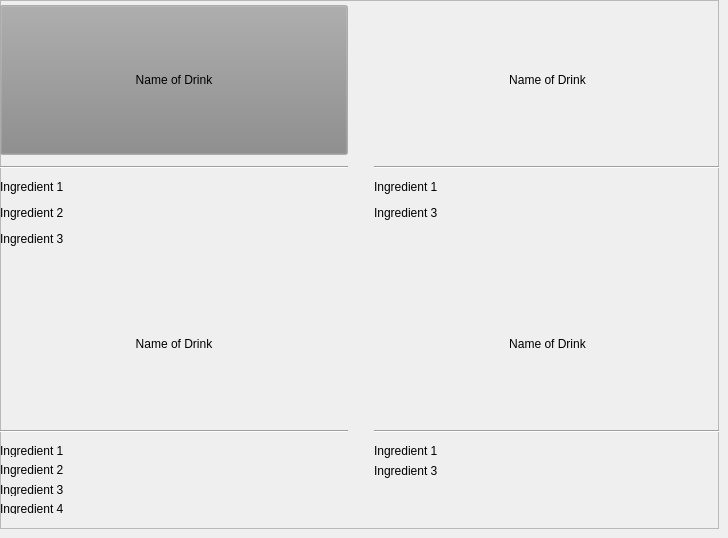
     <widget class="QWidget" name="page_4">
      <widget class="QFrame" name="frame">
       <property name="geometry">
        <rect>
         <x>0</x>
         <y>0</y>
         <width>719</width>
         <height>529</height>
        </rect>
       </property>
       <property name="frameShape">
        <enum>QFrame::StyledPanel</enum>
       </property>
       <property name="frameShadow">
        <enum>QFrame::Raised</enum>
       </property>
       <widget class="QWidget" name="gridLayoutWidget_4">
        <property name="geometry">
         <rect>
          <x>0</x>
          <y>0</y>
          <width>721</width>
          <height>531</height>
         </rect>
        </property>
        <layout class="QGridLayout" name="gridLayout_menu">
         <property name="sizeConstraint">
          <enum>QLayout::SetDefaultConstraint</enum>
         </property>
         <item row="1" column="2">
          <layout class="QVBoxLayout" name="verticalLayout_menuRecipe_12">
           <item>
            <widget class="QPushButton" name="pushButton">
             <property name="sizePolicy">
              <sizepolicy hsizetype="MinimumExpanding" vsizetype="Fixed">
               <horstretch>0</horstretch>
               <verstretch>0</verstretch>
              </sizepolicy>
             </property>
             <property name="minimumSize">
              <size>
               <width>0</width>
               <height>150</height>
              </size>
             </property>
             <property name="text">
              <string>Name of Drink</string>
             </property>
             <property name="flat">
              <bool>true</bool>
             </property>
            </widget>
           </item>
           <item>
            <widget class="Line" name="line_menuRecipe_12">
             <property name="orientation">
              <enum>Qt::Horizontal</enum>
             </property>
            </widget>
           </item>
           <item>
            <widget class="QWidget" name="widget_5" native="true">
             <property name="sizePolicy">
              <sizepolicy hsizetype="Preferred" vsizetype="Fixed">
               <horstretch>0</horstretch>
               <verstretch>0</verstretch>
              </sizepolicy>
             </property>
             <property name="minimumSize">
              <size>
               <width>0</width>
               <height>70</height>
              </size>
             </property>
             <widget class="QWidget" name="verticalLayoutWidget_7">
              <property name="geometry">
               <rect>
                <x>0</x>
                <y>0</y>
                <width>342</width>
                <height>71</height>
               </rect>
              </property>
              <layout class="QVBoxLayout" name="verticalLayout_ing_6">
               <property name="sizeConstraint">
                <enum>QLayout::SetMinAndMaxSize</enum>
               </property>
               <item>
                <widget class="QLabel" name="label_recipeIng1_5">
                 <property name="sizePolicy">
                  <sizepolicy hsizetype="Preferred" vsizetype="Fixed">
                   <horstretch>0</horstretch>
                   <verstretch>0</verstretch>
                  </sizepolicy>
                 </property>
                 <property name="minimumSize">
                  <size>
                   <width>0</width>
                   <height>13</height>
                  </size>
                 </property>
                 <property name="text">
                  <string>Ingredient 1</string>
                 </property>
                </widget>
               </item>
               <item>
                <widget class="QLabel" name="label_recipeIngDynamicLater2_5">
                 <property name="sizePolicy">
                  <sizepolicy hsizetype="Preferred" vsizetype="Fixed">
                   <horstretch>0</horstretch>
                   <verstretch>0</verstretch>
                  </sizepolicy>
                 </property>
                 <property name="minimumSize">
                  <size>
                   <width>0</width>
                   <height>13</height>
                  </size>
                 </property>
                 <property name="text">
                  <string>Ingredient 3</string>
                 </property>
                </widget>
               </item>
              </layout>
             </widget>
            </widget>
           </item>
          </layout>
         </item>
         <item row="0" column="0">
          <layout class="QVBoxLayout" name="verticalLayout_menuRecipe">
           <item>
            <widget class="QPushButton" name="pushButton_3">
             <property name="sizePolicy">
              <sizepolicy hsizetype="MinimumExpanding" vsizetype="Fixed">
               <horstretch>0</horstretch>
               <verstretch>0</verstretch>
              </sizepolicy>
             </property>
             <property name="minimumSize">
              <size>
               <width>0</width>
               <height>150</height>
              </size>
             </property>
             <property name="palette">
              <palette>
               <active>
                <colorrole role="Button">
                 <brush brushstyle="SolidPattern">
                  <color alpha="255">
                   <red>136</red>
                   <green>136</green>
                   <blue>136</blue>
                  </color>
                 </brush>
                </colorrole>
                <colorrole role="Base">
                 <brush brushstyle="SolidPattern">
                  <color alpha="255">
                   <red>136</red>
                   <green>136</green>
                   <blue>136</blue>
                  </color>
                 </brush>
                </colorrole>
               </active>
               <inactive>
                <colorrole role="Button">
                 <brush brushstyle="SolidPattern">
                  <color alpha="255">
                   <red>136</red>
                   <green>136</green>
                   <blue>136</blue>
                  </color>
                 </brush>
                </colorrole>
                <colorrole role="Base">
                 <brush brushstyle="SolidPattern">
                  <color alpha="255">
                   <red>136</red>
                   <green>136</green>
                   <blue>136</blue>
                  </color>
                 </brush>
                </colorrole>
               </inactive>
               <disabled>
                <colorrole role="Button">
                 <brush brushstyle="SolidPattern">
                  <color alpha="255">
                   <red>136</red>
                   <green>136</green>
                   <blue>136</blue>
                  </color>
                 </brush>
                </colorrole>
                <colorrole role="Base">
                 <brush brushstyle="SolidPattern">
                  <color alpha="255">
                   <red>240</red>
                   <green>240</green>
                   <blue>240</blue>
                  </color>
                 </brush>
                </colorrole>
               </disabled>
              </palette>
             </property>
             <property name="text">
              <string>Name of Drink</string>
             </property>
             <property name="flat">
              <bool>false</bool>
             </property>
            </widget>
           </item>
           <item>
            <widget class="Line" name="line_menuRecipe">
             <property name="orientation">
              <enum>Qt::Horizontal</enum>
             </property>
            </widget>
           </item>
           <item>
            <widget class="QLabel" name="label">
             <property name="sizePolicy">
              <sizepolicy hsizetype="Preferred" vsizetype="Maximum">
               <horstretch>0</horstretch>
               <verstretch>0</verstretch>
              </sizepolicy>
             </property>
             <property name="minimumSize">
              <size>
               <width>0</width>
               <height>70</height>
              </size>
             </property>
             <property name="maximumSize">
              <size>
               <width>16777214</width>
               <height>70</height>
              </size>
             </property>
             <property name="text">
              <string>&lt;html&gt;&lt;head/&gt;&lt;body&gt;&lt;p&gt;Ingredient 1&lt;/p&gt;&lt;p&gt;Ingredient 2&lt;/p&gt;&lt;p&gt;Ingredient 3&lt;/p&gt;&lt;/body&gt;&lt;/html&gt;</string>
             </property>
             <property name="alignment">
              <set>Qt::AlignLeading|Qt::AlignLeft|Qt::AlignTop</set>
             </property>
             <property name="margin">
              <number>5</number>
             </property>
            </widget>
           </item>
          </layout>
         </item>
         <item row="1" column="0">
          <layout class="QVBoxLayout" name="verticalLayout_menuRecipe_11">
           <item>
            <widget class="QPushButton" name="pushButton_2">
             <property name="sizePolicy">
              <sizepolicy hsizetype="MinimumExpanding" vsizetype="Fixed">
               <horstretch>0</horstretch>
               <verstretch>0</verstretch>
              </sizepolicy>
             </property>
             <property name="minimumSize">
              <size>
               <width>0</width>
               <height>150</height>
              </size>
             </property>
             <property name="text">
              <string>Name of Drink</string>
             </property>
             <property name="default">
              <bool>false</bool>
             </property>
             <property name="flat">
              <bool>true</bool>
             </property>
            </widget>
           </item>
           <item>
            <widget class="Line" name="line_menuRecipe_11">
             <property name="orientation">
              <enum>Qt::Horizontal</enum>
             </property>
            </widget>
           </item>
           <item>
            <widget class="QWidget" name="widget_8" native="true">
             <property name="sizePolicy">
              <sizepolicy hsizetype="Preferred" vsizetype="Fixed">
               <horstretch>0</horstretch>
               <verstretch>0</verstretch>
              </sizepolicy>
             </property>
             <property name="minimumSize">
              <size>
               <width>0</width>
               <height>70</height>
              </size>
             </property>
             <widget class="QWidget" name="verticalLayoutWidget_10">
              <property name="geometry">
               <rect>
                <x>0</x>
                <y>0</y>
                <width>342</width>
                <height>72</height>
               </rect>
              </property>
              <layout class="QVBoxLayout" name="verticalLayout_ing_9">
               <property name="sizeConstraint">
                <enum>QLayout::SetMinAndMaxSize</enum>
               </property>
               <item>
                <widget class="QLabel" name="label_recipeIng1_8">
                 <property name="sizePolicy">
                  <sizepolicy hsizetype="Preferred" vsizetype="Fixed">
                   <horstretch>0</horstretch>
                   <verstretch>0</verstretch>
                  </sizepolicy>
                 </property>
                 <property name="minimumSize">
                  <size>
                   <width>0</width>
                   <height>13</height>
                  </size>
                 </property>
                 <property name="text">
                  <string>Ingredient 1</string>
                 </property>
                </widget>
               </item>
               <item>
                <widget class="QLabel" name="label_recipeIngDynamicLater_8">
                 <property name="sizePolicy">
                  <sizepolicy hsizetype="Preferred" vsizetype="Fixed">
                   <horstretch>0</horstretch>
                   <verstretch>0</verstretch>
                  </sizepolicy>
                 </property>
                 <property name="minimumSize">
                  <size>
                   <width>0</width>
                   <height>13</height>
                  </size>
                 </property>
                 <property name="text">
                  <string>Ingredient 2</string>
                 </property>
                </widget>
               </item>
               <item>
                <widget class="QLabel" name="label_recipeIngDynamicLater2_8">
                 <property name="sizePolicy">
                  <sizepolicy hsizetype="Preferred" vsizetype="Fixed">
                   <horstretch>0</horstretch>
                   <verstretch>0</verstretch>
                  </sizepolicy>
                 </property>
                 <property name="minimumSize">
                  <size>
                   <width>0</width>
                   <height>13</height>
                  </size>
                 </property>
                 <property name="text">
                  <string>Ingredient 3</string>
                 </property>
                </widget>
               </item>
               <item>
                <widget class="QLabel" name="label_recipeIngDynamicLater2_7">
                 <property name="sizePolicy">
                  <sizepolicy hsizetype="Preferred" vsizetype="Fixed">
                   <horstretch>0</horstretch>
                   <verstretch>0</verstretch>
                  </sizepolicy>
                 </property>
                 <property name="minimumSize">
                  <size>
                   <width>0</width>
                   <height>13</height>
                  </size>
                 </property>
                 <property name="text">
                  <string>Ingredient 4</string>
                 </property>
                </widget>
               </item>
              </layout>
             </widget>
            </widget>
           </item>
          </layout>
         </item>
         <item row="0" column="1">
          <spacer name="verticalSpacer_2">
           <property name="orientation">
            <enum>Qt::Vertical</enum>
           </property>
           <property name="sizeHint" stdset="0">
            <size>
             <width>20</width>
             <height>40</height>
            </size>
           </property>
          </spacer>
         </item>
         <item row="1" column="1">
          <spacer name="verticalSpacer_3">
           <property name="orientation">
            <enum>Qt::Vertical</enum>
           </property>
           <property name="sizeHint" stdset="0">
            <size>
             <width>20</width>
             <height>40</height>
            </size>
           </property>
          </spacer>
         </item>
         <item row="0" column="2">
          <layout class="QVBoxLayout" name="verticalLayout_menuRecipe_10">
           <item>
            <widget class="QPushButton" name="pushButton_4">
             <property name="sizePolicy">
              <sizepolicy hsizetype="MinimumExpanding" vsizetype="Fixed">
               <horstretch>0</horstretch>
               <verstretch>0</verstretch>
              </sizepolicy>
             </property>
             <property name="minimumSize">
              <size>
               <width>0</width>
               <height>150</height>
              </size>
             </property>
             <property name="text">
              <string>Name of Drink</string>
             </property>
             <property name="flat">
              <bool>true</bool>
             </property>
            </widget>
           </item>
           <item>
            <widget class="Line" name="line_menuRecipe_10">
             <property name="orientation">
              <enum>Qt::Horizontal</enum>
             </property>
            </widget>
           </item>
           <item>
            <widget class="QLabel" name="label_recipeIng1_6">
             <property name="sizePolicy">
              <sizepolicy hsizetype="Preferred" vsizetype="Fixed">
               <horstretch>0</horstretch>
               <verstretch>0</verstretch>
              </sizepolicy>
             </property>
             <property name="minimumSize">
              <size>
               <width>0</width>
               <height>70</height>
              </size>
             </property>
             <property name="text">
              <string>&lt;html&gt;&lt;head/&gt;&lt;body&gt;&lt;p&gt;Ingredient 1&lt;/p&gt;&lt;p&gt;Ingredient 3&lt;/p&gt;&lt;/body&gt;&lt;/html&gt;</string>
             </property>
             <property name="alignment">
              <set>Qt::AlignLeading|Qt::AlignLeft|Qt::AlignTop</set>
             </property>
             <property name="margin">
              <number>2</number>
             </property>
            </widget>
           </item>
          </layout>
         </item>
         <item row="2" column="1">
          <spacer name="verticalSpacer">
           <property name="orientation">
            <enum>Qt::Vertical</enum>
           </property>
           <property name="sizeType">
            <enum>QSizePolicy::Fixed</enum>
           </property>
           <property name="sizeHint" stdset="0">
            <size>
             <width>0</width>
             <height>10</height>
            </size>
           </property>
          </spacer>
         </item>
        </layout>
       </widget>
      </widget>
     </widget>
